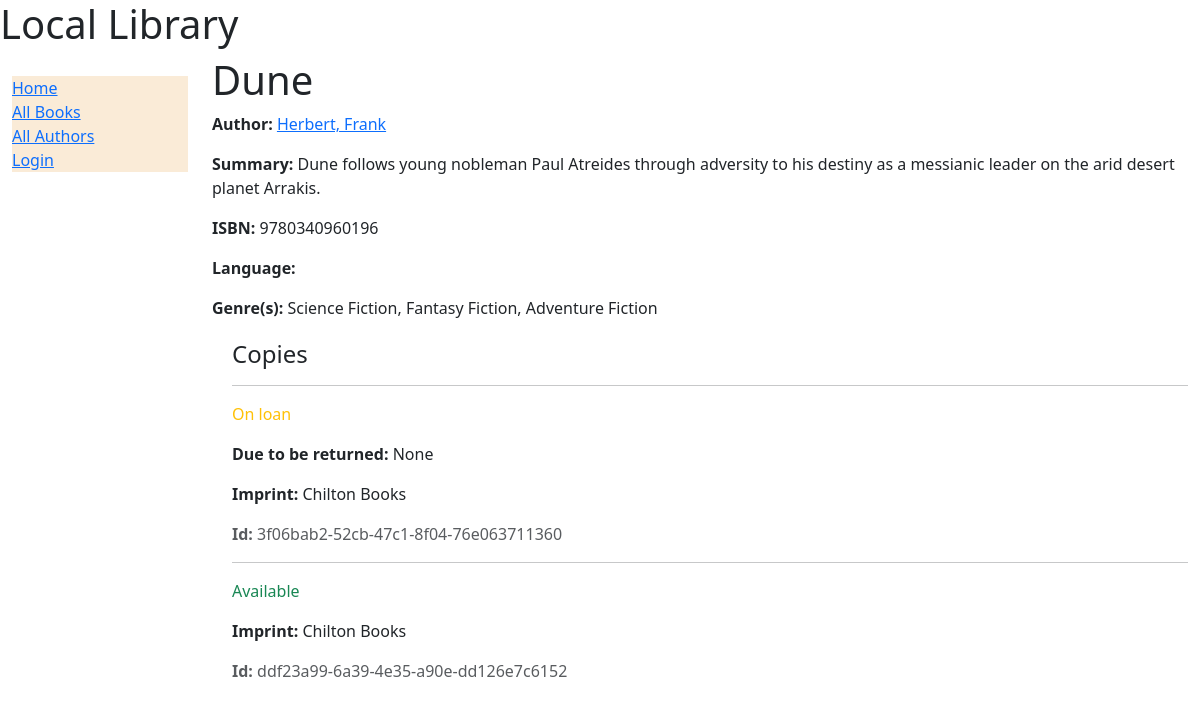
/catalog/book/1, run on the app's committed database.
### catalog/models.py (models this page shows, shortened)
class Book(models.Model):
    title = models.CharField(max_length=200)
    author = models.ForeignKey('Author', on_delete=models.RESTRICT, null=True)
    summary = models.TextField(
        max_length=1000, help_text="Enter a brief description of the book"
    )
    isbn = models.CharField(
        'ISBN',
        max_length=13,
        unique=True,
        help_text='13 Character <a href="https://www.isbn-international.org/content/what-isbn'
                                      '">ISBN number</a>'
    )
    genre = models.ManyToManyField(Genre, help_text="select a genre for this book")
    def display_genre(self):
        """Create a string for the Genre. This is required to display genre in Admin."""
        return ', '.join(genre.name for genre in self.genre.all()[:3])
    display_genre.short_description = 'Genre'

class Author(models.Model):
    first_name = models.CharField(max_length=100)
    last_name = models.CharField(max_length=100)
    date_of_birth = models.DateField(null=True, blank=True)
    date_of_death = models.DateField('Died', null=True, blank=True)
    class Meta:
        ordering = ['last_name', 'first_name']
    def get_absolute_url(self):
        return reverse('author-detail', args=[str(self.id)])
    def __str__(self):
        return f'{self.last_name}, {self.first_name}'
    permissions = (("can_mark_returned", "Set book as returned"),)

class Genre(models.Model):
    name = models.CharField(
        max_length=200,
        unique=True,
        help_text="Enter a book genre (e.g. Science Fiction, French Poetry, etc.)"
    )
    def __str__(self):
        return self.name

class BookInstance(models.Model):
    id = models.UUIDField(primary_key=True,
                          default=uuid.uuid4,
                          help_text="Unique ID for this particular book across whole library")
    book = models.ForeignKey('Book',
                             on_delete=models.RESTRICT,
                             null=True)
    imprint = models.CharField(max_length=200)
    due_back = models.DateField(null=True,
                                blank=True)
    borrower = models.ForeignKey(settings.AUTH_USER_MODEL, on_delete=models.SET_NULL, null=True, blank=True)
    LOAN_STATUS = (
        ('m', 'Maintenance'),
        ('o', 'On loan'),
        ('a', 'Available'),
        ('r', 'Reserved'),
    )
    status = models.CharField(
        max_length=1,
        choices=LOAN_STATUS,
        blank=True,
        default='m',
        help_text='Book availability',
    )
    class Meta:
        ordering = ['due_back']
        permissions = (("can_mark_returned", "Set book as returned"),)

### catalog/views.py (the view)
# urls.py: path('book/<int:pk>', views.BookDetailView.as_view(), name='book-detail'),
class BookDetailView(generic.DetailView):
    model = Book

### templates/catalog/book_detail.html (shortened to what this page needs)
{% extends "base_generic.html" %}
{% block content %}
  <h1>{{ book.title }}</h1>
  <p><strong>Author:</strong> <a href="{{ book.author.get_absolute_url }}">{{ book.author }}</a></p>
  <p><strong>Summary:</strong> {{ book.summary }}</p>
  <p><strong>ISBN:</strong> {{ book.isbn }}</p>
  <p><strong>Language:</strong> {{ book.language }}</p>
  <p><strong>Genre(s):</strong> {{ book.genre.all|join:", " }}</p>
  <div style="margin-left:20px;margin-top:20px">
    <h4>Copies</h4>
    {% for copy in book.bookinstance_set.all %}
      <hr />
      <p
        class="{% if copy.status == 'a' %}text-success{% elif copy.status == 'm' %}text-danger{% else %}text-warning{% endif %}">
        {{ copy.get_status_display }}
      </p>
      {% if copy.status != 'a' %}
        <p><strong>Due to be returned:</strong> {{ copy.due_back }}</p>
      {% endif %}
      <p><strong>Imprint:</strong> {{ copy.imprint }}</p>
      <p class="text-muted"><strong>Id:</strong> {{ copy.id }}</p>
    {% endfor %}
  </div>
{% endblock %}

### data on the page
Book: title "Dune", author "Herbert, Frank", summary "Dune follows young nobleman Paul Atreides through adversity to his destiny as a messianic leader on the arid desert planet Arrakis.", isbn "9780340960196", genre.all "Science Fiction, Fantasy Fiction, Adventure Fiction"
BookInstance: status "On loan", due_back "None", imprint "Chilton Books", id "3f06bab2-52cb-47c1-8f04-76e063711360"
BookInstance: status "Available", imprint "Chilton Books", id "ddf23a99-6a39-4e35-a90e-dd126e7c6152"
